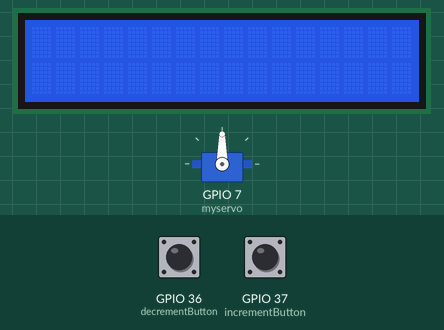
Recording of a sketch running on a simulated ESP32. On the bench: servo, 16×2 character LCD. The test bench sets the inputs (shaded band); at power-on: GPIO 36 (decrementButton) HIGH, GPIO 37 (incrementButton) HIGH. The local clock reads 2024-03-15 10:24:30 at power-on unless the sketch sets it; EEPROM starts erased; what the sketch prints to the serial monitor is not drawn.

Above: at 1.3 s.
1.4 s: GPIO 36 (decrementButton) pulled LOW for 1 s
At 2.4 s:
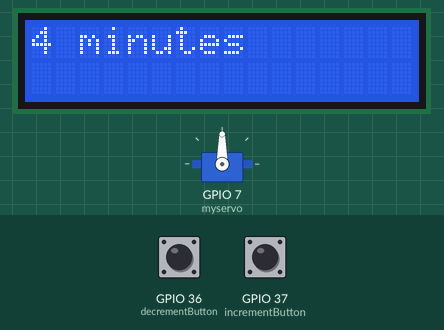
4.6 s: GPIO 37 (incrementButton) pulled LOW for 1 s
At 5.9 s:
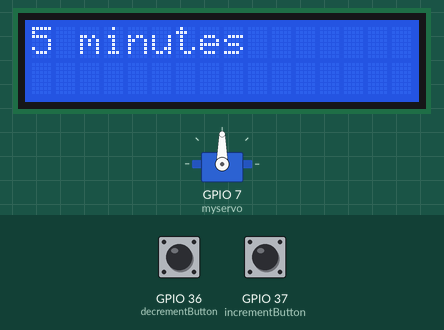
7.6 s: GPIO 37 (incrementButton) pulled LOW for 1 s
At 8.9 s:
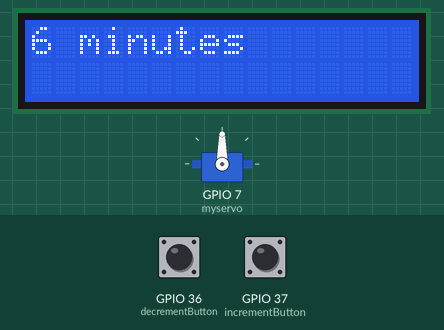
10.6 s: GPIO 36 (decrementButton) driven LOW and GPIO 37 (incrementButton) driven LOW
At 11.5 s:
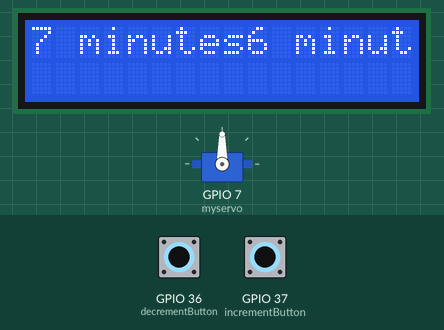
Timing chart, 0 to 13.6 s (numbered marks = the images above; inputs shaded):
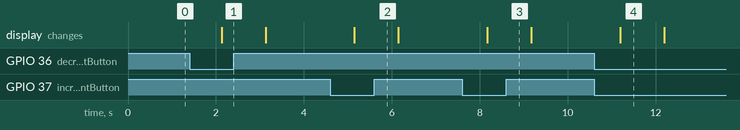

Measured:
- after the input at 1.4 s, the display: changes after 0.73 s (image 1)
- after the input at 4.6 s, the display: changes after 0.55 s (image 2)
- after the input at 7.6 s, the display: changes after 0.57 s (image 3)
- after the input at 10.6 s, the display: changes after 0.59 s (image 4)
- what the display in image 4 shows lasts 1.0 s, from 11.2 s to 12.2 s

The sketch:

final_proj.ino
```cpp
/**
 *   @file   final_proj.ino
 *   @author    Mel Steppe, Sean Zhao
 *   @date      21-March-2025
 *   @brief     Automatic cat feeder program using FreeRTOS
 *   @details   File includes 3 tasks to drive an automatic cat feeder inlcuding RFID detection and motor driver, reset task,
 *   and changing the interval length task.
 */

//Libraries
#include <ESP32Servo.h>
#include "RTClib.h"
#include <SPI.h>
#include <Wire.h>
#include <EEPROM.h>
#include <LiquidCrystal_I2C.h>
#include <MFRC522v2.h>
#include <MFRC522DriverSPI.h>
#include <MFRC522DriverPinSimple.h>
#include <MFRC522Debug.h>

// Define SPI pins
#define SS_PIN 8
#define SCK 12
#define MOSI 11
#define MISO 13

// Define I2C pins
#define SDApin 4
#define SCLpin 5

// Define EEPROM settings
#define EEPROM_SIZE 64      // Adjust based on storage needs
#define MAX_USERS 10        // Max RFID users
#define UID_SIZE 4          // 4 bytes per UID

// Initialize MFRC RFID reader
MFRC522DriverPinSimple ss_pin(SS_PIN);
MFRC522DriverSPI driver{ss_pin};
MFRC522 rfid{driver};

// Initialize LCD
LiquidCrystal_I2C lcd(0x27,16,2);

// Initialize RTC Module
RTC_DS3231 rtc;
DateTime nowDT;

// Initialize Servo motor
Servo myservo;

// Useful Variables
int pos = 0;    // variable to store the servo position
bool beenFed = false; // signal to determine when cat is allowed to be fed
int interval = 5; // length of interval in minutes
//const int addRFIDbutton = 38;
const int incrementButton = 37; //pin for increment button
const int decrementButton = 36; //pin for decrement button
int oldIncrVal = LOW; //button state
int oldDecrVal = LOW; //button state


void saveUIDToEEPROM(byte *uid);
bool isRecognized(byte *uid);
void loadUIDsFromEEPROM();

/**
 * The standard Arduino setup function used for peripherial intitializations and creation of tasks.
 */
void setup() {
  Serial.begin(115200);
  myservo.attach(7);
  Wire.begin(SDApin, SCLpin);
  lcd.init();
  lcd.backlight();
  lcd.clear();
  rtc.begin();
  rtc.adjust(DateTime(F(__DATE__), F(__TIME__))); //takes current time from Computer

  SPI.begin(SCK, MISO, MOSI, SS_PIN);
  rfid.PCD_Init();

  // Initialize EEPROM
  if (!EEPROM.begin(EEPROM_SIZE)) {
      Serial.println("Failed to initialize EEPROM");
      return;
  }

  loadUIDsFromEEPROM();  // Load stored UIDs into memory

  //pinMode(addRFIDbutton, INPUT_PULLUP); //removed task
  pinMode(incrementButton, INPUT_PULLUP);
  pinMode(decrementButton, INPUT_PULLUP);

  xTaskCreatePinnedToCore(resetFeederTask, "Feeder Reset", 4096, NULL, 1, NULL, 1); // Core 1
  xTaskCreatePinnedToCore(servoMotorTask, "Servo Motor", 4096, NULL, 1, NULL, 0); // Core 0
  xTaskCreatePinnedToCore(adjustIntervalTask, "Adjust Interval", 2048, NULL, 1, NULL, 1); // Core 0

}


/**
 * The standard Arduino loop function used for repeating tasks.
 * @note Unnecessary for freeRTOS programming.
 */
void loop() {}


/**
 * Reset Feeder Task: Gets the current time with the RTC, and changes the beenFed flag when the interval resets.
 */
void resetFeederTask(void* parameter){
  while (1){
    nowDT = rtc.now();
    byte myMinute = nowDT.minute();
    byte mySec = nowDT.second();

    if ((myMinute % interval == 0) && (mySec == 0)) {
      beenFed = false;
      Serial.println("Ready to Feed");
    }
    vTaskDelay(pdMS_TO_TICKS(100));
  }
}


/**
 * Servo Motor Task: Checks for a valid RFID UID, and if it is a recognized user and feeding is allowed,
 * triggers the servo motor to release cat food.
 */
void servoMotorTask(void* parameter){
  while(1){
    if (!rfid.PICC_IsNewCardPresent() || !rfid.PICC_ReadCardSerial()) {
        vTaskDelay(pdMS_TO_TICKS(50));
        continue;
    }
    if (isRecognized(rfid.uid.uidByte)) {
      if (!beenFed) {
        Serial.print("Granted");

        for (pos = 0; pos <= 45; pos += 1) { // goes from 0 degrees to 180 degrees
          // in steps of 1 degree
          myservo.write(pos);              // tell servo to go to position in variable 'pos'
          vTaskDelay(pdMS_TO_TICKS(100));                      // waits 15 ms for the servo to reach the position
        }
          for (pos = 45; pos >= 0; pos -= 1) { // goes from 180 degrees to 0 degrees
          myservo.write(pos);              // tell servo to go to position in variable 'pos'
          vTaskDelay(pdMS_TO_TICKS(100));                      // waits 15 ms for the servo to reach the position
        }


        beenFed = true;
      }
    }
    vTaskDelay(pdMS_TO_TICKS(1000));
    lcd.clear();
  }

}

/**
 * Adjust Interval Task: Takes in input from two buttons to increase or decrease the interval length
 * and displays the new length on the LCD.
 */
void adjustIntervalTask(void* parameter){
  while (1){
    int incrSignal = digitalRead(incrementButton);
    int decrSignal = digitalRead(decrementButton);

    if (incrSignal != oldIncrVal){
      if (incrSignal == LOW) {
        interval++;
        Serial.println(interval);
        lcd.print(interval);
        lcd.print(" minutes");
      }
      oldIncrVal = incrSignal;
    }

    if (decrSignal != oldDecrVal) {
      if (decrSignal == LOW) {
        interval--;
        Serial.println(interval);
        lcd.print(interval);
        lcd.print(" minutes");
      }
      oldDecrVal = decrSignal;
    }

    vTaskDelay(pdMS_TO_TICKS(1000));
    lcd.clear();


  }

}


/**
 * isRecognized: Checks if a UID is already in EEPROM.
 */
bool isRecognized(byte *uid) {
    for (int i = 0; i < MAX_USERS; i++) {
        bool match = true;
        for (int j = 0; j < UID_SIZE; j++) {
            if (EEPROM.read(i * UID_SIZE + j) != uid[j]) {
                match = false;
                break;
            }
        }
        if (match) return true;
    }
    return false;
}

/**
  * LoadUIDsFromEEPROM: Load UIDs from EEPROM into memory for long term storage
  */
void loadUIDsFromEEPROM() {
    Serial.println("Loaded stored RFID users:");
    for (int i = 0; i < MAX_USERS; i++) {
        byte uid[UID_SIZE];
        bool emptySlot = true;

        for (int j = 0; j < UID_SIZE; j++) {
            uid[j] = EEPROM.read(i * UID_SIZE + j);
            if (uid[j] != 0xFF) emptySlot = false;
        }

        if (!emptySlot) {
            Serial.print("User ");
            Serial.print(i + 1);
            Serial.print(": ");
            for (int j = 0; j < UID_SIZE; j++) {
                Serial.print(uid[j] < 0x10 ? " 0" : " ");
                Serial.print(uid[j], HEX);
            }
            Serial.println();
        }
    }
}

// task to add new UID to authorized users
// void addRFIDTask(void* parameter){
//   while(1) {
//     int value = digitalRead(addRFIDbutton);

//     if(value == HIGH){
//       if(!isRecognized(rfid.uid.uidByte)){
//         saveUIDToEEPROM(rfid.uid.uidByte);
//         lcd.print("Added new Cat");
//       }
//     }
//     vTaskDelay(pdMS_TO_TICKS(1000));
//     lcd.clear();
//   }


//}

// task to save new UIDs to eeprom
// void saveUIDToEEPROM(byte *uid) {
//     for (int i = 0; i < MAX_USERS; i++) {
//         bool emptySlot = true;
//         for (int j = 0; j < UID_SIZE; j++) {
//             if (EEPROM.read(i * UID_SIZE + j) != 0xFF) {
//                 emptySlot = false;
//                 break;
//             }
//         }
//         if (emptySlot) {
//             for (int j = 0; j < UID_SIZE; j++) {
//                 EEPROM.write(i * UID_SIZE + j, uid[j]);
//             }
//             EEPROM.commit(); // Save changes to flash memory
//             return;
//         }
//     }
//     Serial.println("No space left to store new users!");
// }
```
